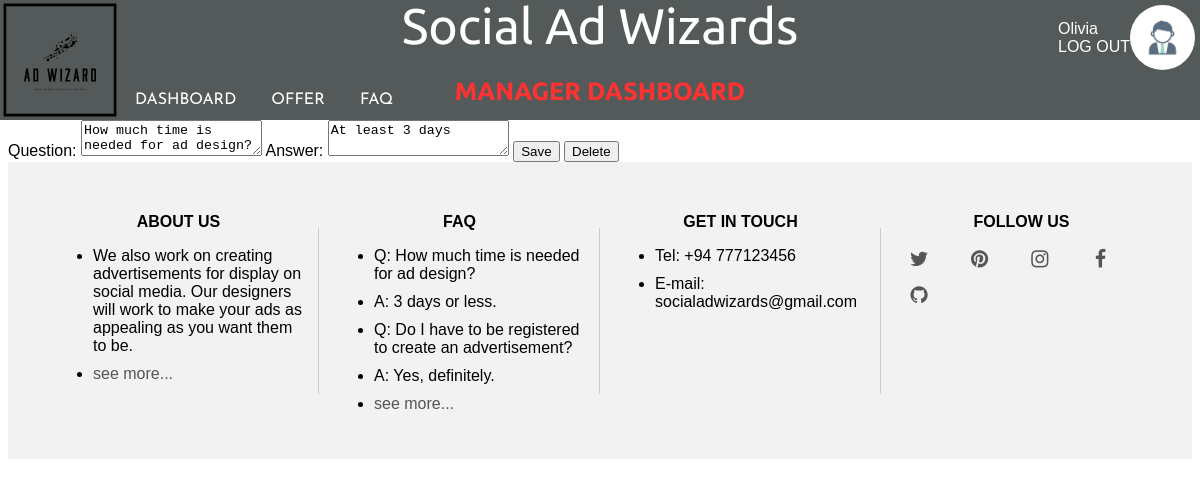
The page /src/views/manager/edit-faq.php?faq_id=100 (signed in) on the database its author committed.
### tables this page shows
CREATE TABLE `faq` (
  `faq_id` int(11) NOT NULL,
  `s_user_id` int(11) NOT NULL,
  `question` varchar(1000) NOT NULL,
  `answer` varchar(1000) DEFAULT NULL
);

### src/views/manager/edit-faq.php (the view, shortened to what this page needs)
<!DOCTYPE html>
<html lang="en">
<head>
    <link rel="stylesheet" type="text/css" href="./src/css/faq-manage.css">
</head>
<body>
    <?php include_once '../../components/header.php'; ?>
    <?php
    include_once '../../config/database/connection.php';
    if (isset($_GET['faq_id'])) {
        $faqId = $_GET['faq_id'];
        $sql = "SELECT * FROM faq WHERE faq_id = $faqId";
        $result = $conn->query($sql);
        if ($result->num_rows > 0) {
            $row = $result->fetch_assoc();
            $question = $row['question'];
            $answer = $row['answer'];
            echo '
                <form method="POST" action="">
                    <input type="hidden" name="faq_id" value="' . $faqId . '">
                    <label for="question">Question:</label>
                    <textarea name="question">' . $question . '</textarea>
                    <label for="answer">Answer:</label>
                    <textarea name="answer">' . $answer . '</textarea>
                    <button type="submit">Save</button>
                    <button type="submit" name="delete">Delete</button>
                </form>
            ';
        } else {
            echo "FAQ not found.";
        }
    } else {
        echo "FAQ ID not provided.";
    }
    ?>
    <?php include_once '../../components/footer.php'; ?>
</body>
</html>

### src/css/faq-manage.css (style rules this page uses)
body { margin-top: 120px; }
body { font-family: Arial, sans-serif; padding: 0; }

### src/css/sign-in.css (style rules this page uses)
body { font-family: Arial, sans-serif; }

### rows shown on the page
faq: question "How much time is needed for ad design?", answer "At least 3 days"

### other values the page prints
$userName "Olivia"
